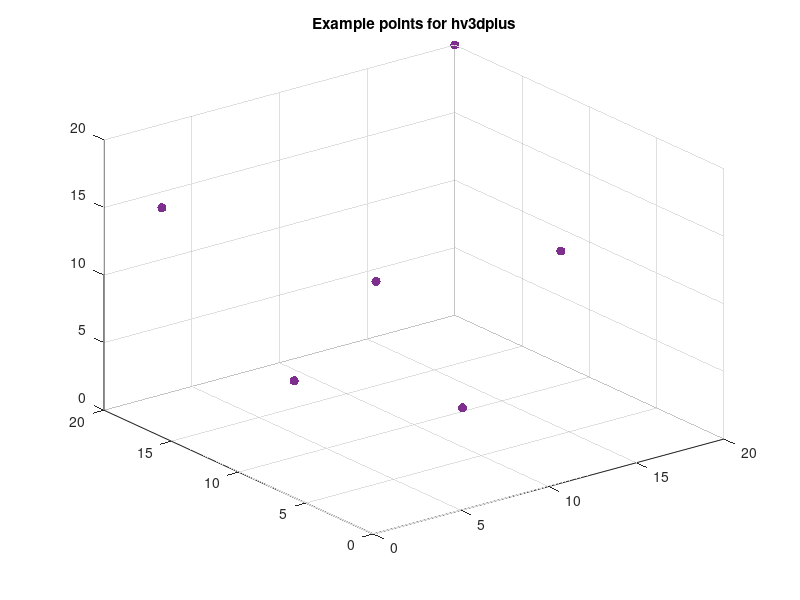
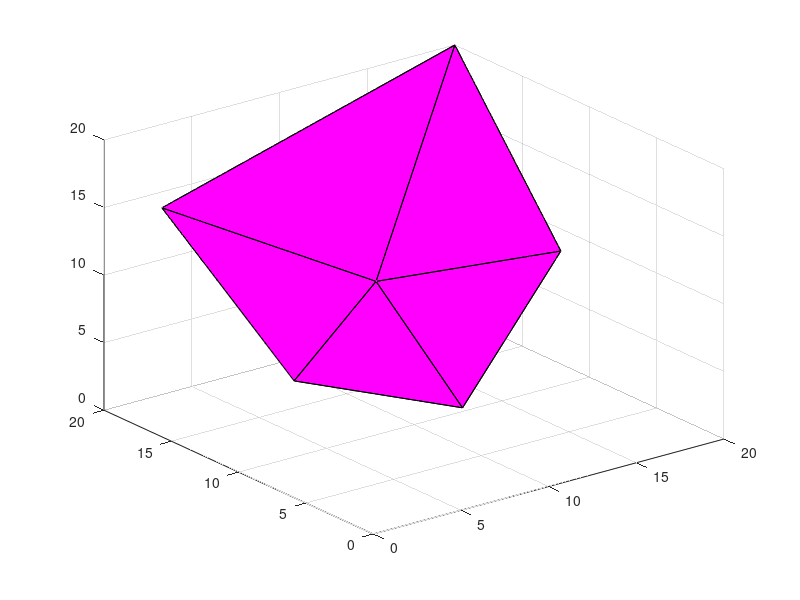

MATLAB code to generate these figures, in order: (Note: this script raises an error after producing the figures.)
points3d = [12 9 1; 7 15 2; 13 3 15; 4 5 15; 1 17 16; 20 20 20]
reference = [20 20 20]
x = points3d(:,1);
y = points3d(:,2);
z = points3d(:,3);
[k,a] = convhull(points3d);
figure
plot3(x,y,z,'.','MarkerSize',20,'MarkerEdgeColor',[0.4940 0.1840 0.5560])
grid on
title('Example points for hv3dplus')

figure
trisurf(k,x,y,z,'FaceColor','m')
alpha(0.3)
grid on
title('Convex hull for example points for hv3dplus')
